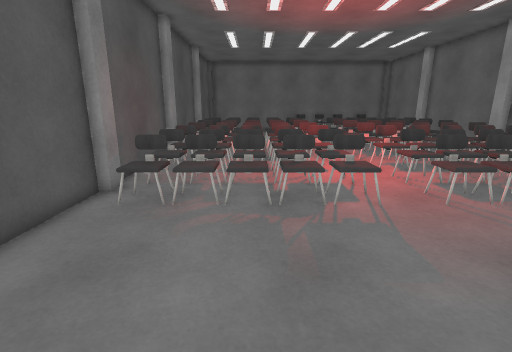
View 1 (above)

16 first-person views from a walk through a 3-D level made in the Unity game engine. The camera is 1.4 m above the floor, tilts 14° down and sees 85° across. The floor is counted in squares, 0.5 m on a side. Each view is taken from the middle of a square. On the plan, view 1 faces up. The plan holds only what a view shows up to about 19 squares ahead; the rest is blank. The place goes on beyond the plan. The player is left out. Surface patterns are stand-ins for the level's own textures.

View 2
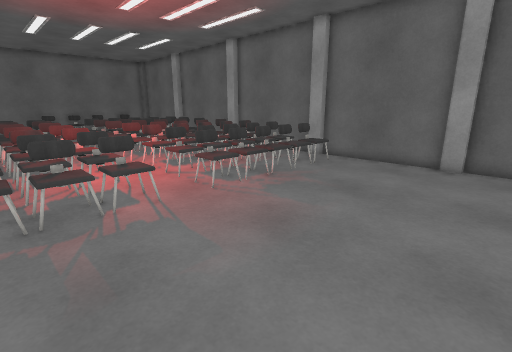

View 3
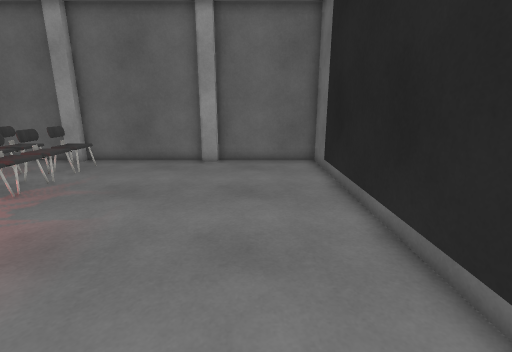

View 4
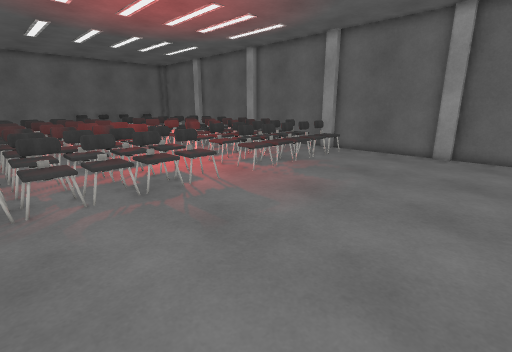

View 5
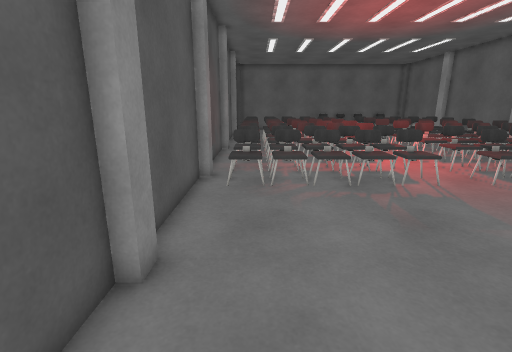

View 6
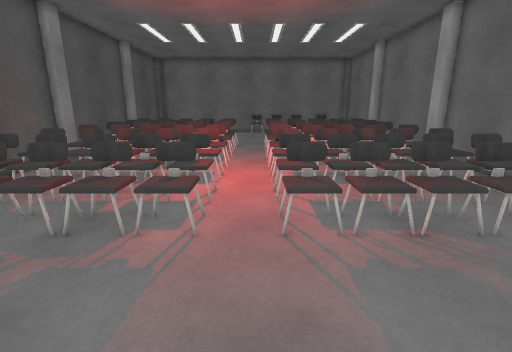

View 7
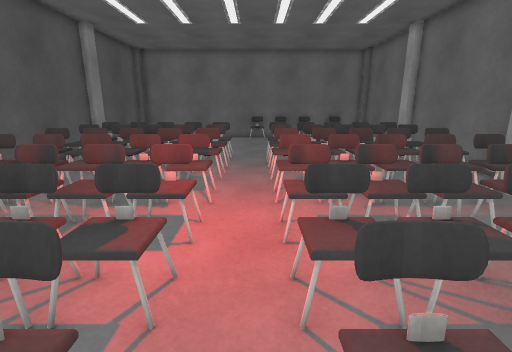

View 8
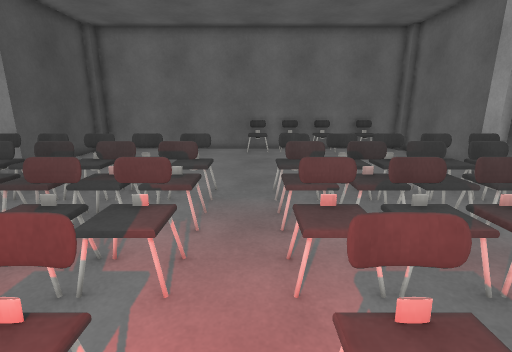

View 9
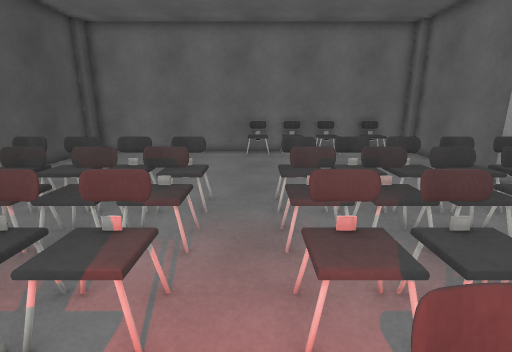

View 10
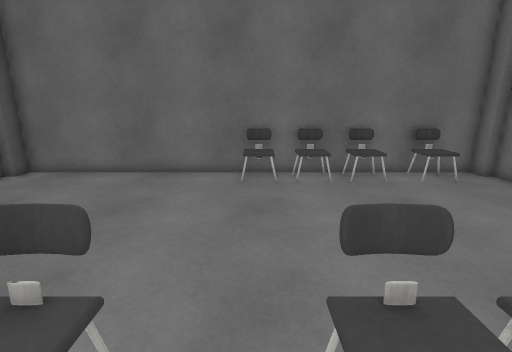

View 11
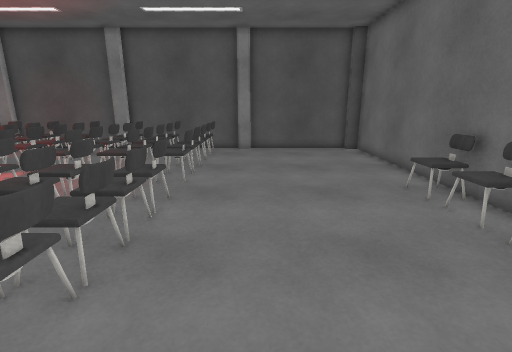

View 12
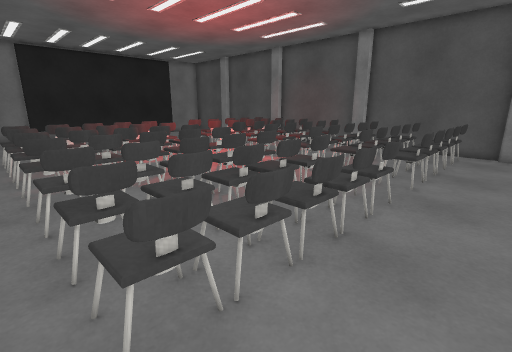

View 13
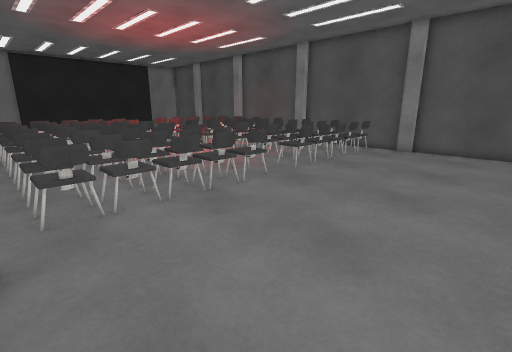

View 14
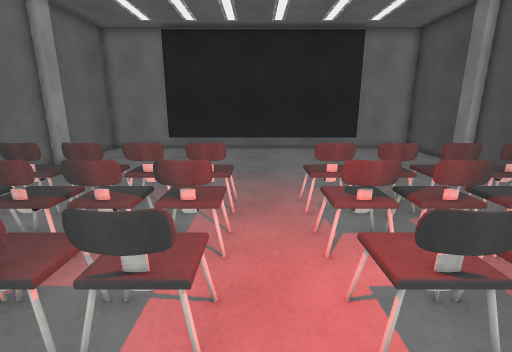

View 15
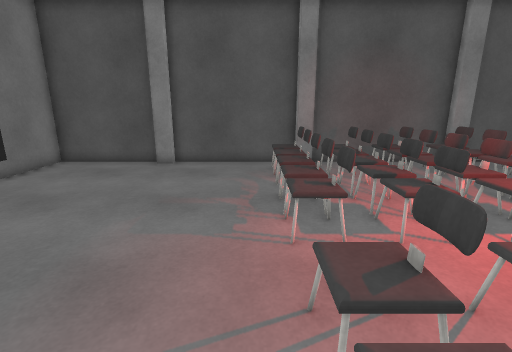

View 16
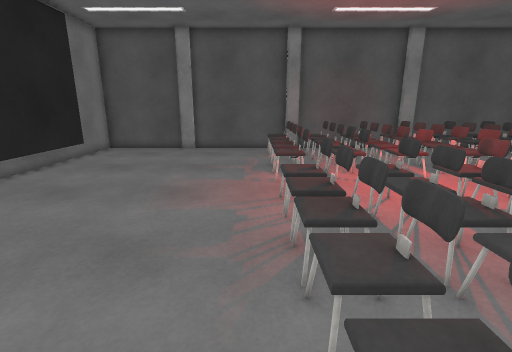

### Floor plan
Key: @ floor where view 1 was taken; # wall or solid block; . main floor; : floor 0.25 m higher than the main floor; = window, fence, low wall or low ledge; ^ raised ledge; C chair; O other object.
Columns run from 5 left of view 1 to 15 right of it. Each row starts with its distance up from view 1.
 33 ####################
 32 #.........CCCCOC.CC##
 31 #.........C.C....C..#
 30 #...................#
 29 #...................#
 28 #...................#
 27 #...................#
 26 #...................#
 25 #..................##
 24 #.==.=..=..=.=..=..##
 23 #^^=.=^^=..=.^^^=^^#
 22 #.^...^......^^...^#
 21 #===.=====.========#
 20 #.OO.OO=O..O=OOOO:=#
 19 #.^===^==..==^^===^#
 18 #^^O.O^^O..O.^^^O ^#
 17 #................ .##
 16 #^^^^^^^^=.^^^^^^^^ #
 15 #^^^^^^^^..^^^^^^^^.#
 14 #========..========.#
 13 #^^O.O==#..#==^^O^^.#
 12 #...................#
 11 #^^^^^^^^=.^^^^^^^^.#
 10 #.^^^^^^^..^^^^^^^^##
  9 #=^^^^^^^=.^^^^^^^^##
  8 #^^^^^^^^..^^^^^^^^.#
  7 #...................#
  6 #...................#
  5 #...................#
  4 #...................#
  3 #..................##
  2 #..................##
  1 #...................#
  0 #....@..............#
 -1 #...................#
 -2 #...................#
 -3 #####################

Where each view was taken, in squares from view 1:
view 1: 0 up, 0 right, facing up
view 2: 0 up, 0 right, facing up-right
view 3: 0 up, 0 right, facing right
view 4: 1 down, 3 left, facing up-right
view 5: 2 down, 3 left, facing up
view 6: 2 up, 5 right, facing up
view 7: 7 up, 5 right, facing up
view 8: 14 up, 5 right, facing up
view 9: 15 up, 5 right, facing up
view 10: 21 up, 5 right, facing up
view 11: 26 up, 14 right, facing left
view 12: 26 up, 14 right, facing down-left
view 13: 31 up, 14 right, facing down-left
view 14: 16 up, 5 right, facing down
view 15: 7 up, 9 right, facing left
view 16: 7 up, 14 right, facing left
